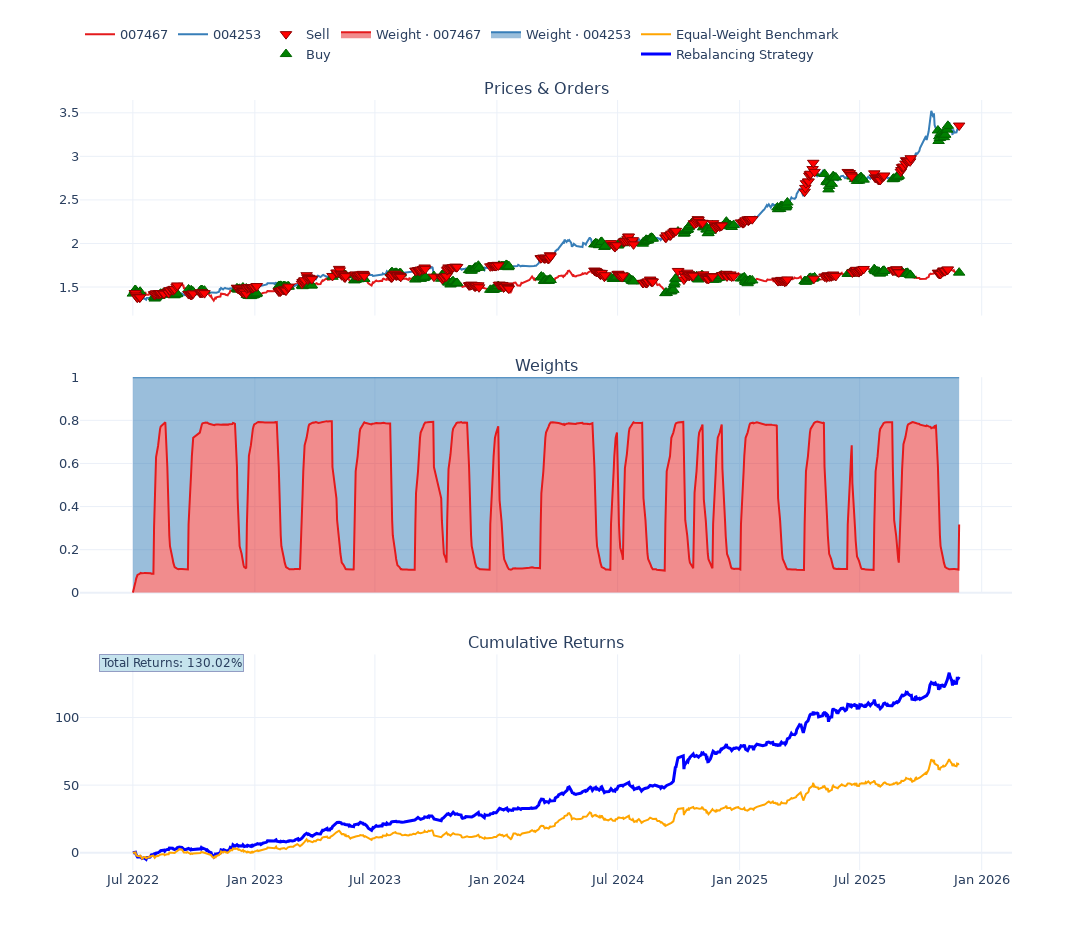

The notebook cell this image was saved under:
### Code cell
best_bt.plot()

### Figure 1 — Plotly figure (JSON) as saved in the notebook; plotly's stock layout.template omitted (floating-point values rounded to 4 significant figures; data arrays with more than 128 entries replaced by an {"elided": "..."} marker saying what was removed)
{"data": [{"hovertemplate": "<b>007467</b><br>%{x|%Y-%m-%d}<br>Price: %{y:.4f}<extra></extra>", "legendgroup": "price-007467", "line": {"color": "rgb(228,26,28)", "width": 2}, "mode": "lines", "name": "007467", "type": "scatter", "x": {"elided": "832 str values"}, "xaxis": "x", "y": {"elided": "832 float values"}, "yaxis": "y"}, {"hovertemplate": "<b>004253</b><br>%{x|%Y-%m-%d}<br>Price: %{y:.4f}<extra></extra>", "legendgroup": "price-004253", "line": {"color": "rgb(55,126,184)", "width": 2}, "mode": "lines", "name": "004253", "type": "scatter", "x": {"elided": "832 str values"}, "xaxis": "x", "y": {"elided": "832 float values"}, "yaxis": "y"}, {"hovertemplate": "<b>Buy</b><br>%{x|%Y-%m-%d %H:%M:%S}<br>Price: %{y:.4f}<extra></extra>", "legendgroup": "trades", "marker": {"color": "green", "line": {"color": "darkgreen", "width": 1}, "size": 10, "symbol": "triangle-up"}, "mode": "markers", "name": "Buy", "type": "scatter", "x": {"elided": "430 str values"}, "xaxis": "x", "y": {"elided": "430 float values"}, "yaxis": "y"}, {"hovertemplate": "<b>Sell</b><br>%{x|%Y-%m-%d %H:%M:%S}<br>Price: %{y:.4f}<extra></extra>", "legendgroup": "trades", "marker": {"color": "red", "line": {"color": "darkred", "width": 1}, "size": 10, "symbol": "triangle-down"}, "mode": "markers", "name": "Sell", "type": "scatter", "x": {"elided": "429 str values"}, "xaxis": "x", "y": {"elided": "429 float values"}, "yaxis": "y"}, {"hovertemplate": "<b>007467</b><br>%{x|%Y-%m-%d}<br>Weight: %{y:.2%}<extra></extra>", "legendgroup": "weight-007467", "line": {"color": "rgb(228,26,28)"}, "mode": "lines", "name": "Weight · 007467", "stackgroup": "weights", "type": "scatter", "x": {"elided": "832 str values"}, "xaxis": "x2", "y": {"elided": "832 float values"}, "yaxis": "y2"}, {"hovertemplate": "<b>004253</b><br>%{x|%Y-%m-%d}<br>Weight: %{y:.2%}<extra></extra>", "legendgroup": "weight-004253", "line": {"color": "rgb(55,126,184)"}, "mode": "lines", "name": "Weight · 004253", "stackgroup": "weights", "type": "scatter", "x": {"elided": "832 str values"}, "xaxis": "x2", "y": {"elided": "832 float values"}, "yaxis": "y2"}, {"hovertemplate": "Strategy<br>%{x|%Y-%m-%d}<br>Multiple: %{y:.2f}%<extra></extra>", "legendgroup": "performance", "line": {"color": "blue", "width": 3}, "mode": "lines", "name": "Rebalancing Strategy", "type": "scatter", "x": {"elided": "832 str values"}, "xaxis": "x3", "y": {"elided": "832 float values"}, "yaxis": "y3"}, {"hovertemplate": "Benchmark<br>%{x|%Y-%m-%d}<br>Multiple: %{y:.2f}%<extra></extra>", "legendgroup": "performance", "line": {"color": "orange", "width": 2}, "mode": "lines", "name": "Equal-Weight Benchmark", "type": "scatter", "x": {"elided": "832 str values"}, "xaxis": "x3", "y": {"elided": "832 float values"}, "yaxis": "y3"}], "layout": {"annotations": [{"font": {"size": 16}, "showarrow": false, "text": "Prices & Orders", "x": 0.5, "xanchor": "center", "xref": "paper", "y": 1, "yanchor": "bottom", "yref": "paper"}, {"font": {"size": 16}, "showarrow": false, "text": "Weights", "x": 0.5, "xanchor": "center", "xref": "paper", "y": 0.64, "yanchor": "bottom", "yref": "paper"}, {"font": {"size": 16}, "showarrow": false, "text": "Cumulative Returns", "x": 0.5, "xanchor": "center", "xref": "paper", "y": 0.28, "yanchor": "bottom", "yref": "paper"}, {"bgcolor": "rgba(173, 216, 230, 0.7)", "bordercolor": "rgba(30, 30, 120, 0.4)", "font": {"family": "DejaVu Sans", "size": 12}, "showarrow": false, "text": "Total Returns: 130.02%", "x": 0.02, "xref": "paper", "y": 140.0, "yref": "y3"}], "font": {"family": "DejaVu Sans", "size": 13}, "height": 950, "hovermode": "x unified", "legend": {"orientation": "h", "x": 0, "xanchor": "left", "y": 1.04, "yanchor": "bottom"}, "width": 1200, "xaxis": {"anchor": "y", "domain": [0, 1], "matches": "x", "showticklabels": false}, "xaxis2": {"anchor": "y2", "domain": [0, 1], "matches": "x", "showticklabels": false}, "xaxis3": {"anchor": "y3", "domain": [0, 1], "matches": "x"}, "yaxis": {"anchor": "x", "domain": [0.72, 1]}, "yaxis2": {"anchor": "x2", "domain": [0.36, 0.64], "range": [0, 1]}, "yaxis3": {"anchor": "x3", "domain": [0, 0.28]}}}
